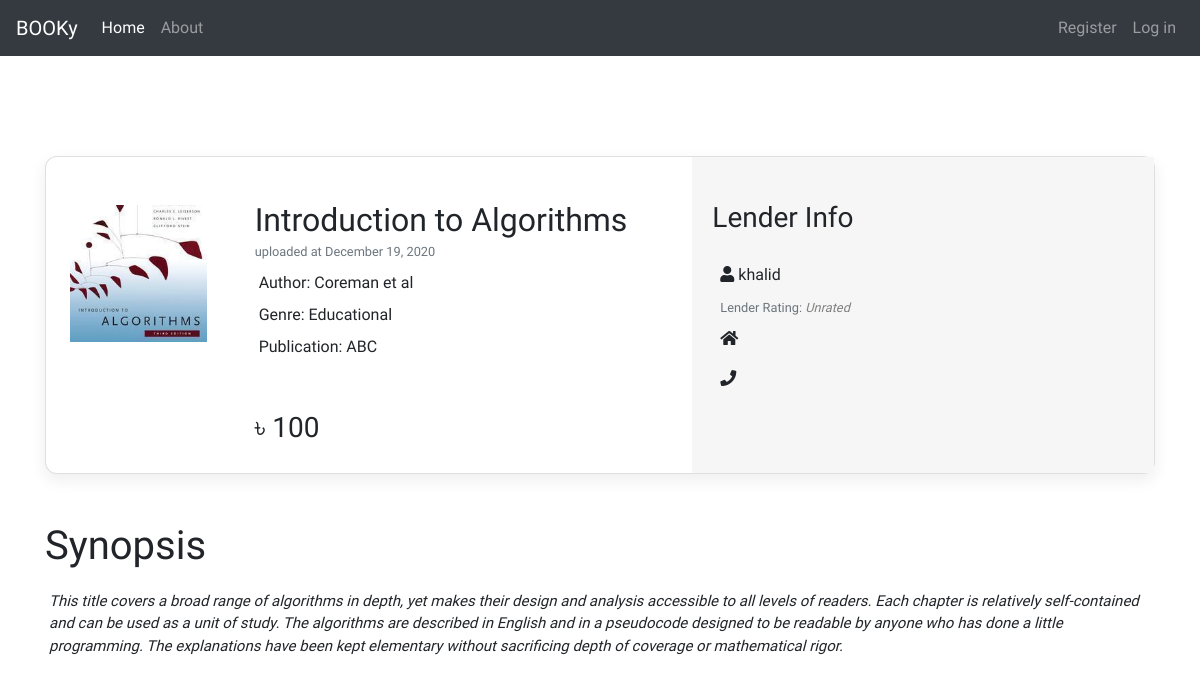
The page /22/ on the database its author committed.
### main/models.py (models this page shows, shortened)
class Book(models.Model):
    uploader = models.ForeignKey(User, on_delete=models.CASCADE, default="")
    title = models.CharField(default="", max_length=40)
    genre = models.ForeignKey(Genre, on_delete=models.CASCADE, related_name='Genre', null=True)
    cover = models.ImageField(upload_to='book_covers')
    no_of_pages = models.IntegerField()
    price = models.IntegerField()
    authors = models.CharField(default="", max_length=25)
    publications = models.CharField(default="", max_length=20)
    synopsis = models.TextField(default="")
    upload_date = models.DateTimeField(default=timezone.now)
    class Meta:
        ordering = ['-upload_date']

class Genre(models.Model):
    name = models.CharField(default="", max_length=20)
    def __str__(self):
        return self.name

### main/views.py (the view)
# urls.py: path('<int:pk>/', BookDetailView.as_view(), name='book-detail'),
class BookDetailView(DetailView):
    model = Book
    template_name = 'main/book_detail.html'

### main/templates/main/book_detail.html (shortened to what this page needs)
{% extends "main/base.html" %}
{% load static %}
{% block css_link %}
<link rel="stylesheet" href="{% static 'users/main.css' %}">
{% endblock %}
{% block content %}
<div class="card"
style="background-color: white; border-radius: .75rem; box-shadow: 0 6px 15px rgba(36, 37, 38, 0.08); margin-top: 100px;">
<div class="row no-gutters">
    <div class="col-md-2 px-4 py-4 text-center pt-5 pb-2">
        <img src="{{ object.cover.url }}" class="img-fluid mx-auto d-block" alt="">
    </div>
    <div class="col pt-4 pb-2">
        <div class="card-body px-4">
            <h2 class="card-title mb-0">{{ object.title }}</h2><small class="text-muted"><span>uploaded at {{ object.upload_date|date:"F d, Y" }}</span></small>
            <p class="card-text mt-1 mb-0 p-1">Author: {{ object.authors }}</p>
            <p class="card-text m-0 p-1">Genre: {{ object.genre }}</p>
            <p class="card-text m-0 p-1">Publication: {{ object.publications }}</p>
            <h3 class="card-text mt-5">৳ {{ object.price }}</h3>
        </div>
    </div>
    <div class="col" >
        <div class="card-body h-100" style="background-color: #F6F6F6;">
            <h3 class="card-title mb-0 pt-4 pb-3">Lender Info</h3>
            <p class="card-text mt-1 mb-0 p-2"><i class="fas fa-user"></i> {{ object.uploader }}</p>
            <small class="text-muted p-2"><span>Lender Rating:
                {% if user.profile.seller_rating %}
                <span style="font-style: italic; color: grey">{{user.profile.seller_rating}}</span>
                {% else %}
                <span style="font-style: italic; color: grey">Unrated</span>
                {% endif %}</span></small>
            <p class="card-text m-0 p-2"><i class="fas fa-home"></i> {{ user.profile.address }}</p>
            <p class="card-text m-0 p-2"><i class="fas fa-phone"></i> {{ user.profile.contact_no }}</p>
        </div>
    </div>
</div>
</div>
<div class="row mt-5">
    <div class="col">
        <h1 class="pb-2">Synopsis</h1>
        <p class="p-1" style="font-size: 15px; font-style: italic;">{{ object.synopsis }}</p>
    </div>
</div>
{% endblock content %}

### users/static/users/main.css (style rules this page uses)
body,html { height: 100%; }

### rows shown on the page
Book: cover (picture), title "Introduction to Algorithms", upload_date "December 19, 2020", authors "Coreman et al", genre "Educational", publications "ABC", price "100", uploader "khalid", synopsis "This title covers a broad range of algorithms in depth, yet makes their design and analysis accessible to all levels of readers. Each chapter is relatively self-contained and can be used as a unit of study. The algorithms are described in English and in a pseudocode designed to be readable by anyone who has done a little programming. The explanations have been kept elementary without sacrificing depth of coverage or mathematical rigor."
